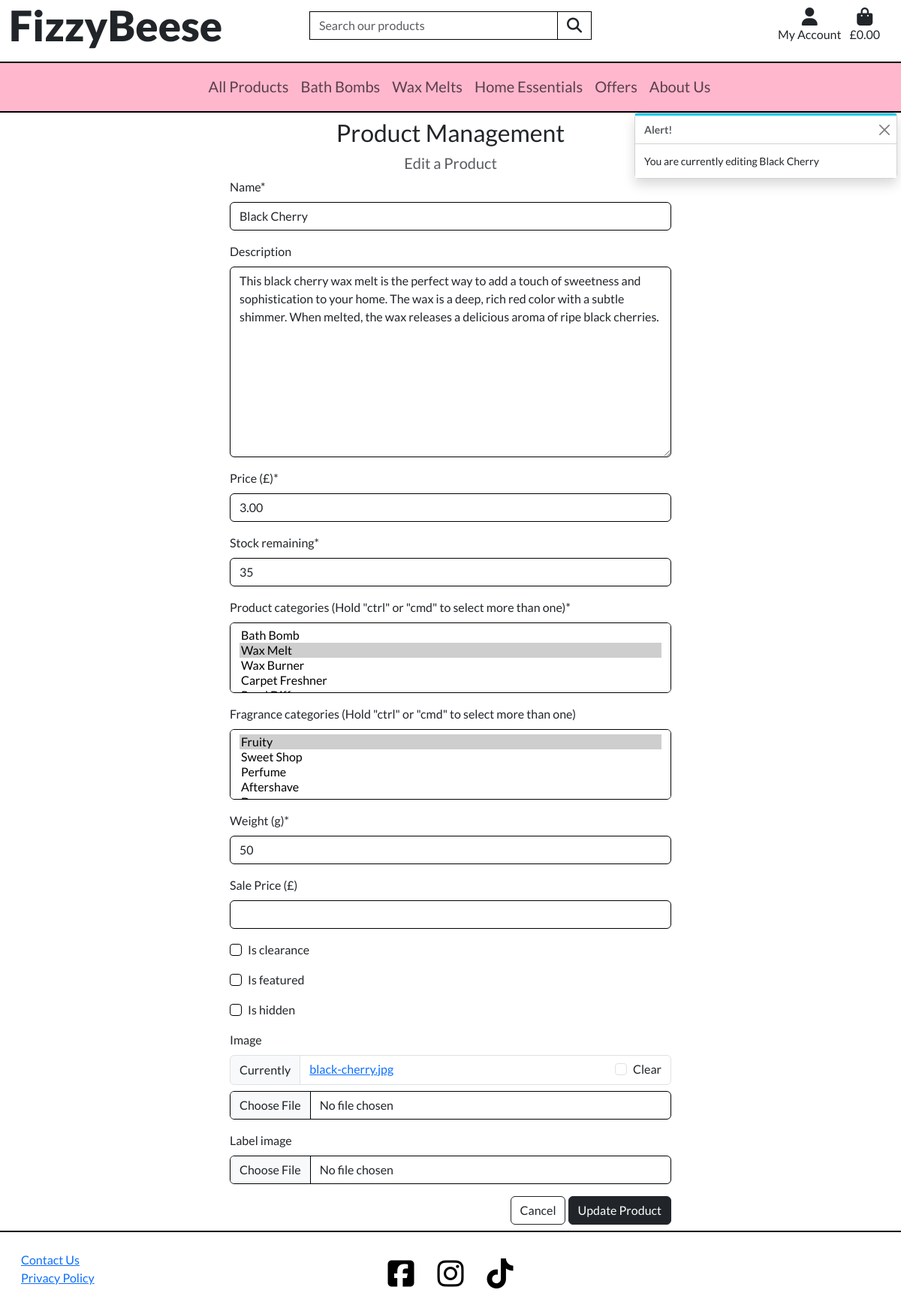
The page /products/edit/7/ on the database as committed earlier.
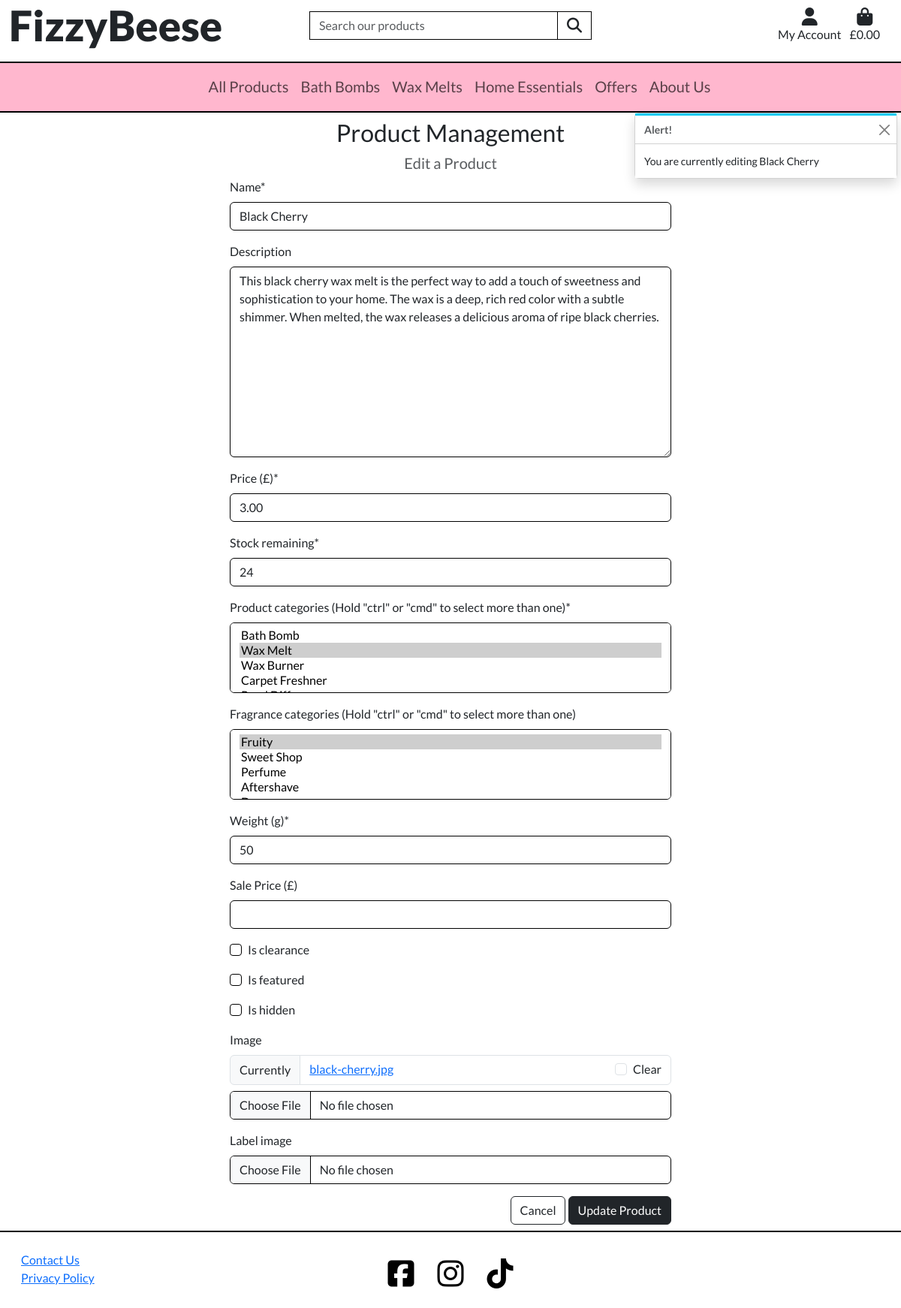
The same page on the database as committed later.
### products/models.py (models this page shows, shortened)
class Product(models.Model):
    name = models.CharField(max_length=254)
    description = models.TextField(null=True, blank=True)
    price = models.DecimalField(max_digits=5, decimal_places=2)
    stock_remaining = models.IntegerField(null=False)
    product_categories = models.ManyToManyField(ProductCategory)  # Links to ProductCategory
    fragrance_categories = models.ManyToManyField(FragranceCategory, blank=True)  # Links to FragranceCategory
    weight = models.IntegerField()
    sale_price = models.DecimalField(max_digits=5, decimal_places=2, null=True, blank=True)
    is_clearance = models.BooleanField()
    is_featured = models.BooleanField()
    is_hidden = models.BooleanField()
    image = models.ImageField(null=True, blank=True)
    label_image = models.ImageField(null=True, blank=True)
    uploaded_on = models.DateTimeField()

### products/views.py (the view)
# urls.py: path('edit/<int:product_id>/', views.edit_product, name='edit_product'),
def edit_product(request, product_id):
    product = get_object_or_404(Product, pk=product_id)
    if request.method == 'POST':
        form = ProductForm(request.POST, request.FILES, instance=product)
        if form.is_valid():
            form.save()
            messages.success(request, 'Successfully updated product!')
            return redirect(reverse('product_detail', args=[product.id]))
        else:
            messages.error(request, 'Failed to update please ensure the form is valid.')
    else:
        form = ProductForm(instance=product)
        messages.info(request, f'You are currently editing {product.name}')
    template = 'products/edit_product.html'
    context = {
        'form': form,
        'product': product,
    }
    return render(request, template, context)

### products/forms.py
class ProductForm(forms.ModelForm):
    class Meta:
        model = Product
        exclude = ['uploaded_on']
        labels = {
            'price': 'Price (£)',
            'product_categories': 'Product categories (Hold "ctrl" or "cmd" to select more than one)',
            'fragrance_categories': 'Fragrance categories (Hold "ctrl" or "cmd" to select more than one)',
            'weight': 'Weight (g)',
            'sale_price': 'Sale Price (£)',
        }
    def __init__(self, *args, **kwargs):
        super().__init__(*args, **kwargs)
        fragrance_categories = FragranceCategory.objects.all()
        product_categories = ProductCategory.objects.all()
        fragrance_friendly_names = [(f.id, f.get_friendly_name()) for f in fragrance_categories]
        product_friendly_names = [(p.id, p.get_friendly_name()) for p in product_categories]
        self.fields['fragrance_categories'].choices = fragrance_friendly_names
        self.fields['product_categories'].choices = product_friendly_names
        for field_name, field in self.fields.items():
            field.widget.attrs['class'] = 'border-black'

### bag/contexts.py (called while the page is built, shortened)
def bag_contents(request):
    bag_items = []
    total = 0
    product_count = 0
    total_weight = 0
    bag = request.session.get('bag', {})
    if total < settings.FREE_DELIVERY_THRESHOLD:
        if product_count == 0:
            delivery = 0
        free_delivery_delta = settings.FREE_DELIVERY_THRESHOLD - total
    else:
        delivery = 0
        free_delivery_delta = 0
    grand_total = delivery + total
    context = {
        'bag_items': bag_items,
        'total': total,
        'product_count': product_count,
        'total_weight': total_weight,
        'delivery': delivery,
        'free_delivery_delta': free_delivery_delta,
        'free_delivery_threshold': settings.FREE_DELIVERY_THRESHOLD,
        'grand_total': grand_total,
    }
    return context

### home/contexts.py (called while the page is built)
def offers(model):
    clearance_products = Product.objects.filter(is_clearance=True)
    sale_products = Product.objects.filter(sale_price=True)
    context = {
        'clearance_products': clearance_products,
        'sale_products': sale_products,
    }
    return context

### products/models.py (called while the page is built)
    def get_friendly_name(self):
        return self.friendly_name

### products/templates/products/edit_product.html (shortened to what this page needs)
{% extends 'base.html' %}
{% load static %}
{% load bag_tools %}
{% block extra_css %}
<link rel="stylesheet" href="{% static 'checkout/css/checkout.css' %}">
{% endblock %}
{% block content %}
    <div class="row justify-content-center">
        <div class="col-12">
            <h2 class="text-center mt-2">Product Management</h2>
            <h5 class="text-muted text-center">Edit a Product</h5>
        </div>
        <div class="col-10 col-lg-6">
            <form method="POST" action="{% url 'edit_product' product.id %}" class="form mb-2" enctype="multipart/form-data">
                {{ form | crispy }}
                <div class="text-end">
                    <a href="{% url 'products' %}" class="btn btn-outline-dark">Cancel</a>
                    <button class="btn btn-dark" type="submit">Update Product</button>
                </div>
            </form>
        </div>
    </div>
{% endblock %}

### templates/base.html (shortened to what this page needs)
{% load static %}
<!DOCTYPE html>
<html lang="en">
<head>
    {% block corecss %}
    <link href="https://cdn.jsdelivr.net/npm/bootstrap@5.3.0/dist/css/bootstrap.min.css" rel="stylesheet"
>
    <link rel="stylesheet" href="{% static 'css/base.css' %}">
    {% endblock %}
    {% block extra_css %}
    {% endblock %}
</head>
<body>
    <header class="container-fluid fixed top">
        <div id="topnav" class="row bg-white">
            <div class="col-12 col-lg-4 my-auto py-1 py-lg-0">
                <a href="{% url 'home' %}" class="nav-link main-logo-link">
                    <h2 class="logo-font my-0">FizzyBeese</h2>
                </a>
            </div>
            <div class="col-12 col-lg-4 my-auto py-1 py-lg-0 d-none d-lg-inline">
                <form method="GET" action="{% url 'products' %}">
                    <div class="input-group w-100">
                        <input type="text" class="form-control border border-black rounded-0" name="q"
                            placeholder="Search our products">
                        <div class="input-group-append">
                            <button class="form-control btn btn-black border border-black rounded-0 search-button"
                                type="submit">
                                <span class="icon">
                                    <i class="fa-solid fa-magnifying-glass fa-lg"></i>
                                </span>
                            </button>
                        </div>
                    </div>
                </form>
            </div>
            <div class="col-12 col-lg-4 my-auto py-1 py-lg-0 d-none d-lg-inline">
                <ul class="list-inline list-unstyled text-center text-lg-end my-0 me-3">
                    <li class="list-inline-item dropdown">
                        <a class="nav-link" href="#" id="user-options" data-toggle="dropdown" aria-haspopup="true"
                            aria-expanded="false">
                            <div class="text-center">
                                <div><i class="fa-solid fa-user fa-xl"></i></div>
                                <p class="my-0">My Account</p>
                            </div>
                        </a>
                    </li>
                    <li class="list-inline-item">
                        <a class="{% if grand_total %}text-info font-weight-bold{% else %}text-dark{% endif %} nav-link"
                            href="{% url 'bag' %}">
                            <div class="text-center">
                                <div><i class="fas fa-shopping-bag fa-xl"></i></div>
                                <p class="my-0">
                                    {% if grand_total %}
                                    £{{ grand_total|floatformat:2 }}
                                    {% else %}
                                    £0.00
                                    {% endif %}
                                </p>
                            </div>
                        </a>
                    </li>
                </ul>
            </div>
        </div>
        <div class="row bg-white">
            <nav class="navbar navbar-expand-lg bg-body-tertiary border-top-and-bottom">
                <div class="container-fluid">
                    <div class="collapse navbar-collapse" id="navbarNavAltMarkup">
                        {% include 'includes/main-nav.html' %}
                    </div>
                </div>
            </nav>
        </div>
    </header>
    {% if messages %}
    <div class="message-container">
        {% for message in messages %}
            {% with message.level as level %}
                {% if level == 40 %}
                    {% include 'includes/toasts/toast_error.html' %}
                {% elif level == 30 %}
                    {% include 'includes/toasts/toast_warning.html' %}
                {% elif level == 25 %}
                    {% include 'includes/toasts/toast_success.html' %}
                {% else %}
                    {% include 'includes/toasts/toast_info.html' %}
                {% endif %}
            {% endwith %}
        {% endfor %}
    </div>
    {% endif %}
    <div class="container-fluid main-container p-0">
        {% block content %}
        {% endblock %}
    </div>
    <footer>
        <div class="row w-100 bg-white m-0">
            <div class="col-3">
                <ul class="list-unstyled ms-3">
                    <li>
                        <a href="">Contact Us</a>
                    </li>
                    <li>
                        <a href="">Privacy Policy</a>
                    </li>
                </ul>
            </div>
            <div class="col-6">
                <ul class="list-inline list-unstyled text-center align-middle">
                    <li class="list-inline-item">
                        <a href="https://www.facebook.com/fizzybeese/" class="icon" target="_blank">
                            <i class="fa-brands fa-square-facebook"></i>
                        </a>
                    </li>
                    <li class="list-inline-item">
                        <a href="https://www.instagram.com/fizzybeese/?hl=en-gb" class="icon" target="_blank">
                            <i class="fa-brands fa-instagram"></i>
                        </a>
                    </li>
                    <li class="list-inline-item">
                        <a href="https://www.tiktok.com/@fizzybeese?lang=en" class="icon" target="_blank">
                            <i class="fa-brands fa-tiktok"></i>
                        </a>
                    </li>
                </ul>
            </div>
            <div class="col-3">
            </div>
        </div>
    </footer>
</body>
</html>

### templates/includes/main-nav.html (shortened to what this page needs)
<div class="navbar-nav" id="main-nav">
    <ul class=" w-auto">
        <li class="nav-item dropdown">
            <a href="#" class="nav-link" id="all-products-link" data-toggle="dropdown" aria-haspopup="true" aria-expanded="false">
                All Products
            </a>
        </li>
        <li class="nav-item dropdown">
            <a href="#" class="nav-link" id="bath-bomb-link" data-toggle="dropdown" aria-haspopup="true" aria-expanded="false">
                Bath Bombs
            </a>
        </li>
        <li class="nav-item dropdown">
            <a href="#" class="nav-link" id="wax-melt-link" data-toggle="dropdown" aria-haspopup="true" aria-expanded="false">
                Wax Melts
            </a>
        </li>
        <li class="nav-item dropdown">
            <a href="#" class="nav-link" id="home-essentials-link" data-toggle="dropdown" aria-haspopup="true" aria-expanded="false">
                Home Essentials
            </a>
        </li>
        {% if sale_products or clearance_products %}
        <li class="nav-item dropdown">
            <a href="#" class="nav-link" id="offers-link" data-toggle="dropdown" aria-haspopup="true" aria-expanded="false">
                Offers
            </a>
        </li>
        {% endif %}
        <li class="nav-item">
            <a href="#" class="nav-link" id="about-us-link">
                About Us
            </a>
        </li>
    </ul>
</div>

### templates/includes/toasts/toast_info.html
<div class="toast" role="alert" aria-live="assertive" aria-atomic="true" data-delay="10000">
    <div class="w-100 toast-capper bg-info"></div>
    <div class="toast-header">
        <strong class="me-auto">Alert!</strong>
        <button type="button" class="btn-close" data-bs-dismiss="toast" aria-label="Close"></button>
    </div>
    <div class="toast-body bg-white">
        {{ message }}
    </div>
</div>

### static/css/base.css (style rules this page uses)
html { height: 100% }
body { font-family: 'Lato', sans-serif; font-weight: 400; }
.main-container { min-height: calc(100vh - 255px); max-height: max-content; }
.logo-font { font-size: 3.5rem; font-weight: 900; text-align: center; }
.message-container { position: fixed; top: 150px; right: 5px; z-index: 99999; }
.toast-capper { height: 3px }
.navbar { background-color: #ffb7ce !important; margin-top: 15px; }
.navbar-nav { width: 100%; }
.nav-item { font-size: 1.25rem; color: black; padding-bottom: 2px; list-style: none; }
input[name='q']::placeholder { color: #595c5f; }
footer { height: 100px; }
footer>div { border-top: 2px solid black; }
footer ul { margin-top: 25px; }
a.icon { color: black; font-size: 2.5em; padding: 10px; }
.border-top-and-bottom { border-bottom: 2px solid black; border-top: 2px solid black; }
@media (min-width: 992px) { .logo-font { text-align: left; } }
@media (min-width: 992px) { .navbar-nav { text-align: center; padding: 0; width: 100%; justify-content: space-evenly; } }
@media (min-width: 992px) { .navbar-nav ul { display: inline-flex; padding: 0; margin-bottom: 0; } }

### checkout/static/checkout/css/checkout.css (style rules this page uses)
select, select option { color: #000; }

Rows that differ between the two databases and show on the page:
changed Product "Black Cherry": stock_remaining "35" → "24"
